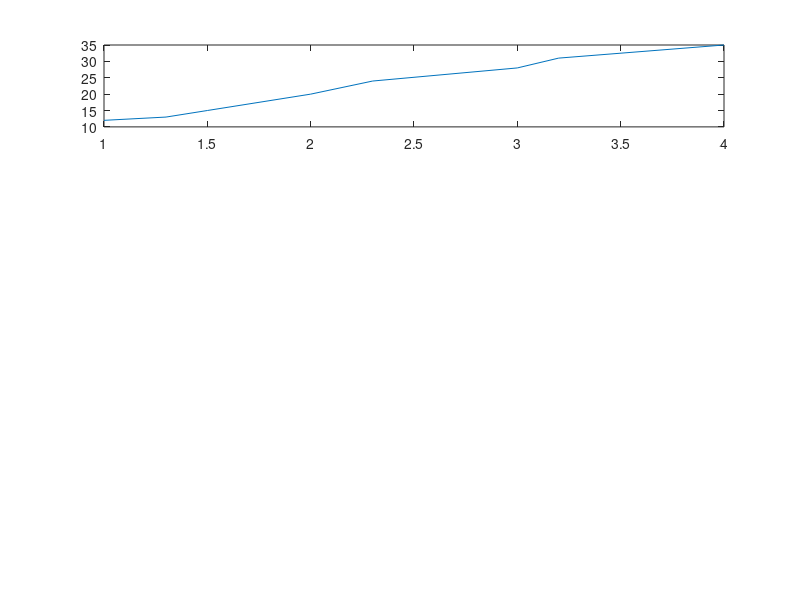

MATLAB code to generate this figure: (Note: this script raises an error after producing the figure.)
X = [ 1 1.3 1.5 2 2.3 3 3.2 4 ];
Y = [ 12 13 15 20 24 28 31 35 ];
subplot(4,1,1)
plot(X,Y)

f = method_of_smaller_squares(X, Y);
subplot(4,1,2)
plot(X,f(X))

X1 = [ 0 1 2 4 ];
Y1 = [ 0.2 0.9 2.1 3.7 ];
subplot(4,1,3);
plot(X1,Y1);

X2 = [ -2 -1 0 1 2 ];
Y2 = [ 6 2 -1 -2 -1 ];
subplot(4,1,4);
plot(X2,Y2);
%Иными словами: мы ищем такую прямую, 
%что сумма квадратов длин расстояний от всех точек до этой прямой минимальна:
function y = method_of_smaller_squares(X, Y)
    n = size(X, 2);%8
    A = [n sum(X); sum(X) sum(X.^2)];  
    B = [sum(Y); sum(X.*Y)];
    C = inv(A).*B;
    A0 = C(1);
    A1 = C(2);
    y = @(x)A1+A0.*x;
end